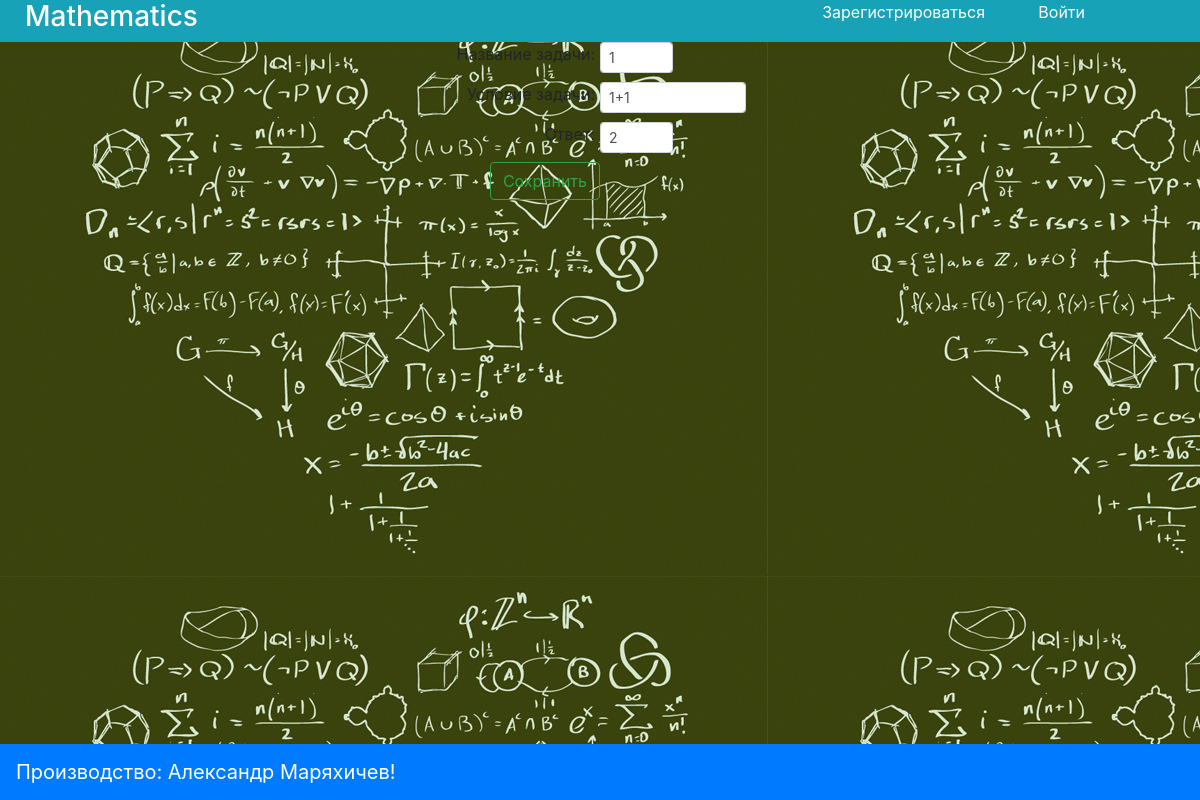
The page /1/change_question/ on the database its author committed.
### web/apps/mathem/models.py (models this page shows, shortened)
class Question(models.Model):
    question_title=models.CharField('название вопроса', max_length=200)
    question_text=models.TextField('название вопроса')
    answer_text=models.IntegerField('ответ')
    class Meta:
        verbose_name='Вопрос'
        verbose_name_plural='Вопросы'

### web/apps/mathem/views.py (the view)
# urls.py: path('<int:question_id>/change_question/',views.change_question, name='change_question'),
def change_question(request, question_id):
    a = get_object_or_404(Question, id = question_id)
    username = request.user
    user_question_title=a.question_title
    user_question_text=a.question_text
    user_answer_question=int(a.answer_text)
    context={'username' : username, 'question_id' : question_id, 'a' : a }
    return render(request,'mathem/edit.html',context)

### web/templates/mathem/edit.html (shortened to what this page needs)
{% extends 'base.html' %}
{% block content%}
<div class="row justify-content-center ">
  <div class="col-6">
    <form action="{% url 'mathem:save_edit_question' question_id %}" method="post">
      <div class="row  no-gutters">
        <div class="col-6">
          <p align='right' style="padding-right:5px">
            Название задачи:
          </p>
        </div>
        <div class="col-6">
          <input class="form-control form-control-sm w-25" type="text" name="edit_title" value="{{a.question_title}}">
        </div>
      </div>
      <div class="row no-gutters">
        <div class="col-6">
          <p align="right" style="padding-right:5px">
            Условие задачи:
          </p>
        </div>
        <div class="col-6">
          <input class="form-control form-control-sm w-50" type="text" name="edit_text" value="{{a.question_text}}">
        </div>
      </div>
      <div class="row  no-gutters">
        <div class="col-6">
          <p align="right" style="margin-right:5px">
            Ответ:
          </p>
        </div>
        <div class="col-6">
          <input class="form-control form-control-sm w-25" type="text" name="edit_answer" value="{{a.answer_text}}">
        </div>
      </div>
      <div class="row  no-gutters">
        <div class="col-6" align="right">
          <button class="btn btn-outline-success" type="submit">Сохранить</button>
        </div>
        <div class="col-6">
        </div>
      </div>
    </form>
  </div>
</div>
{% endblock %}

### rows shown on the page
Question: edit_title "1", edit_text "1+1", edit_answer "2"
